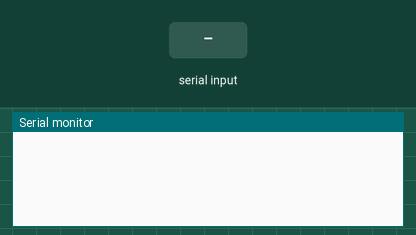
This sketch was run on a simulated ESP32-S2. Shown: the last lines printed to the serial monitor. The inputs (shaded band) are chosen by the test bench.

Above: at 1.2 s.
1.3 s: "write\n" received over Serial
At 2.3 s:
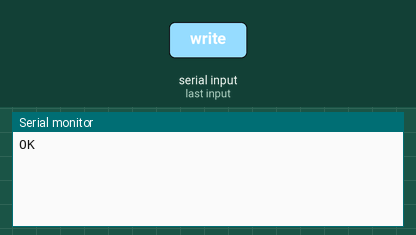
2.8 s: "id\n" received over Serial
At 3.4 s:
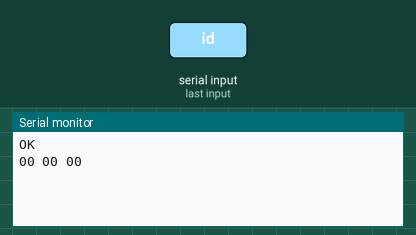

The sketch:

MX25L6433F.ino
```cpp
// Flash opcodes
#define CMD_WREN   0x06  // Write Enable: sets WEL (Write Enable Latch). WP# must be deasserted (HIGH) to allow writes/erases.
#define CMD_RDSR   0x05  // Read Status Register: used to check WIP/WEL (busy + write enabled)
#define CMD_READ   0x03  // Read Data: opcode + 24-bit address, then clock out bytes (send 0x00 as dummy per byte)
#define CMD_PP     0x02  // Page Program: write data (1–256 bytes) to a single 256-byte page (must not cross page boundary)
#define CMD_SE_4K  0x20  // 4KB Sector Erase: erases the 4KB region containing the provided 24-bit address (bytes become 0xFF)
#define CMD_RDID   0x9F  // Read JEDEC ID: returns 3 bytes (manufacturer + device ID)
#define CMD_CE1    0x60  // Chip Erase: erases the entire chip (can take ~20–30 seconds)


#include <SPI.h>

const int FLASH_CS = 34; // GPIO34 on ESP32-S2

unsigned long readRate = 5000000; // Datasheet calls for 50MHz normal read
constexpr int chunkSize = 256;    // Due to memory limitations, larger reads require chunking


// Send a byte through SPI.h
static unsigned char spiTransfer(unsigned char b) {
  return (unsigned char)SPI.transfer(b);
}

static void csLow()  { digitalWrite(FLASH_CS, LOW);  } // Chip select line high or low
static void csHigh() { digitalWrite(FLASH_CS, HIGH); }

static void spiSendAddress24(unsigned long addr) { // Easily send 24-bit address as spiSendAddress24(0xAABBCC)
  spiTransfer((byte)(addr >> 16));
  spiTransfer((byte)(addr >> 8));
  spiTransfer((byte)(addr));
}


// Get chip identification. 3 bytes
static void readJedecId(byte id[3]) {
  csLow();
  spiTransfer(CMD_RDID);
  id[0] = spiTransfer(0x00);
  id[1] = spiTransfer(0x00);
  id[2] = spiTransfer(0x00);
  csHigh();
}


static void readData(unsigned long startAddress, unsigned char *transferBuffer, int transferLength) {
  csLow();

  spiTransfer(CMD_READ);
  spiSendAddress24(startAddress);

  // Dummy bytes required for every byte read
  for (int i = 0; i < transferLength; i++) {
    transferBuffer[i] = spiTransfer(0x00);
  }

  csHigh();
}

//Chunking to prevent memory overflow
void chunkRead(unsigned long startAddress, unsigned long transferLength) {
  unsigned char transferBuffer[chunkSize];
  unsigned long addr = startAddress;
  unsigned long remaining = transferLength;

  while (remaining > 0) {
    unsigned long n = (remaining > chunkSize) ? chunkSize : remaining;

    readData(addr, transferBuffer, (int)n);

    for (unsigned long i = 0; i < n; i++) {
      if (transferBuffer[i] < 16) Serial.print('0');
      Serial.print(transferBuffer[i], HEX);
      Serial.print((i % 16 == 15) ? "\n" : " ");
    }

    addr += n;
    remaining -= n;

    yield(); // Keep watchdog happy, this might take a while
  }
}

// Get status register
static byte readStatus() {
  csLow();
  spiTransfer(CMD_RDSR);
  byte sr = spiTransfer(0x00);
  csHigh();
  return sr;
}

static void waitWhileBusy() {
  // Write in progress == 0x01
  while (readStatus() & 0x01) {
    yield();
  }
}

// Set write enable register to allow write
static void writeEnable() {
  csLow();
  spiTransfer(CMD_WREN);
  csHigh();
}

static void chipErase() {
  writeEnable();

  csLow();
  spiTransfer(CMD_CE1);
  csHigh();

  waitWhileBusy();
}

static void sectorErase4K(unsigned long addr) {
  writeEnable();

  csLow();
  spiTransfer(CMD_SE_4K);
  spiSendAddress24(addr);
  csHigh();

  waitWhileBusy();
}

// Writes up to 256 bytes, must be in addr % 256 pages, chunking required to write beyond page or more than 256 bytes
static void pageProgram(unsigned long addr, const byte *data, int len) {
  writeEnable();

  csLow();
  spiTransfer(CMD_PP);
  spiSendAddress24(addr);
  for (int i = 0; i < len; i++) {
    spiTransfer(data[i]);
  }
  csHigh();

  waitWhileBusy();
}

static void writeByte(unsigned long addr, byte value) {
  pageProgram(addr, &value, 1);
}

void setup() {
  Serial.begin(115200);

  pinMode(FLASH_CS, OUTPUT);
  csHigh();

  // SPI.begin(SCK, MISO, MOSI, CS). Use GPIO numbers
  SPI.begin(36, 37, 35, 34);

  // Supports mode0 mode3 (polarities). Normal is 50MHz
  SPI.beginTransaction(SPISettings(readRate, MSBFIRST, SPI_MODE0));
  SPI.endTransaction();
}

void loop() {
  if (!Serial.available()) return;

  String line = Serial.readStringUntil('\n');
  line.trim();

  int sp = line.indexOf(' ');
  String cmd  = (sp < 0) ? line : line.substring(0, sp);

  String rest = (sp < 0) ? "" : line.substring(sp + 1);
  rest.trim();

  int sp2 = rest.indexOf(' ');
  String arg1 = (sp2 < 0) ? rest : rest.substring(0, sp2);
  String arg2 = (sp2 < 0) ? ""   : rest.substring(sp2 + 1);
  arg2.trim();

  if (cmd == "read") {
    chunkRead(strtoul(arg1.c_str(), NULL, 0), strtoul(arg2.c_str(), NULL, 0)); // string to unsigned long, takes 0x or no 0x
  }

  if (cmd == "write") {
    writeByte(strtoul(arg1.c_str(), NULL, 0), strtoul(arg2.c_str(), NULL, 0));
    Serial.println("OK");
  }

  if (cmd == "erase4k") {
    sectorErase4K(strtoul(arg1.c_str(), NULL, 0));
    Serial.println("OK");
  }

  if (cmd == "id") {
    byte id[3];
    readJedecId(id);
    for (int i = 0; i < 3; i++) {
      if (id[i] < 16) Serial.print('0');
      Serial.print(id[i], HEX);
      Serial.print(i == 2 ? "\n" : " ");
    }
  }

  if (cmd == "erasechip") {
    chipErase();
    Serial.println("OK");
  }
}
```

Measured:
- after the input at 1.3 s, the serial monitor: prints a new line at once (image 1)
- after the input at 2.8 s, the serial monitor: prints a new line at once (image 2)
